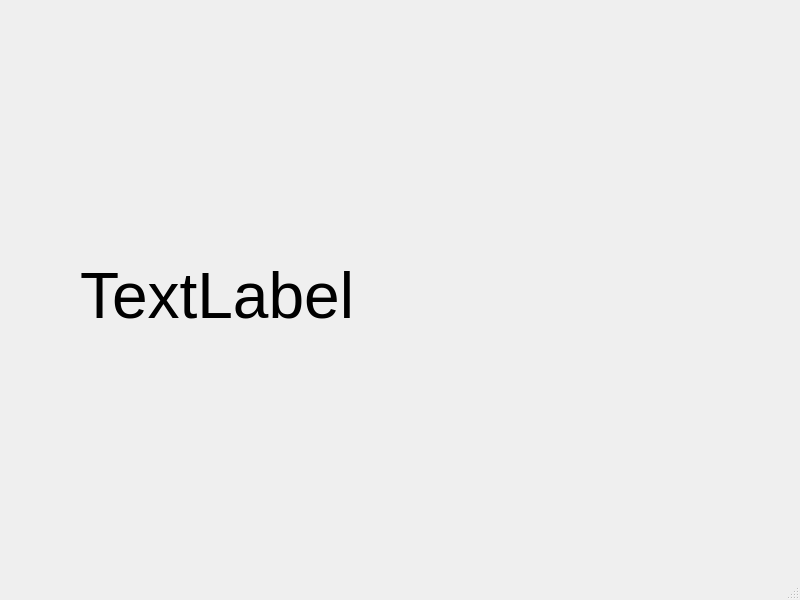
<?xml version="1.0" encoding="UTF-8"?>
<ui version="4.0">
 <class>Home</class>
 <widget class="QMainWindow" name="Home">
  <property name="geometry">
   <rect>
    <x>0</x>
    <y>0</y>
    <width>800</width>
    <height>600</height>
   </rect>
  </property>
  <property name="windowTitle">
   <string>MainWindow</string>
  </property>
  <widget class="QWidget" name="centralwidget">
   <widget class="QLabel" name="name">
    <property name="geometry">
     <rect>
      <x>80</x>
      <y>50</y>
      <width>661</width>
      <height>491</height>
     </rect>
    </property>
    <property name="font">
     <font>
      <pointsize>48</pointsize>
     </font>
    </property>
    <property name="text">
     <string>TextLabel</string>
    </property>
   </widget>
  </widget>
  <widget class="QMenuBar" name="menubar">
   <property name="geometry">
    <rect>
     <x>0</x>
     <y>0</y>
     <width>800</width>
     <height>26</height>
    </rect>
   </property>
  </widget>
  <widget class="QStatusBar" name="statusbar"/>
 </widget>
 <resources/>
 <connections/>
</ui>
